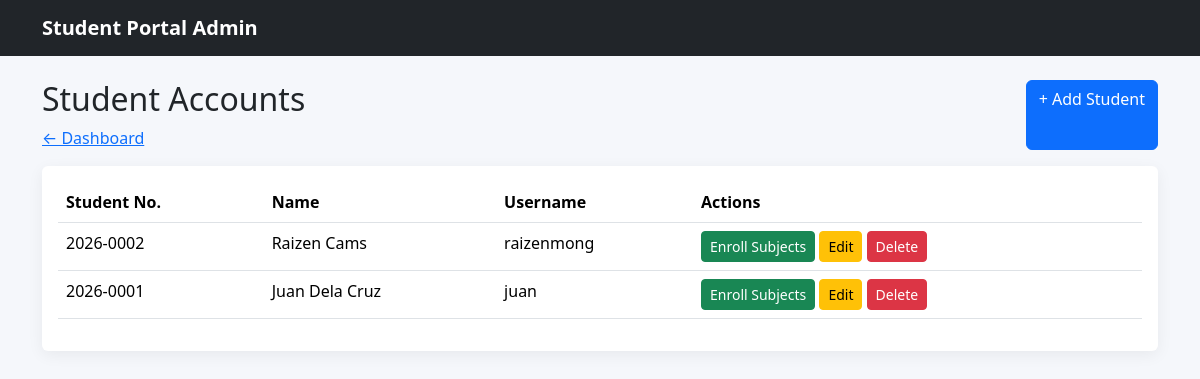
The app's page /CRUDGABRIEL/admin/students/index.php (signed in), older data.
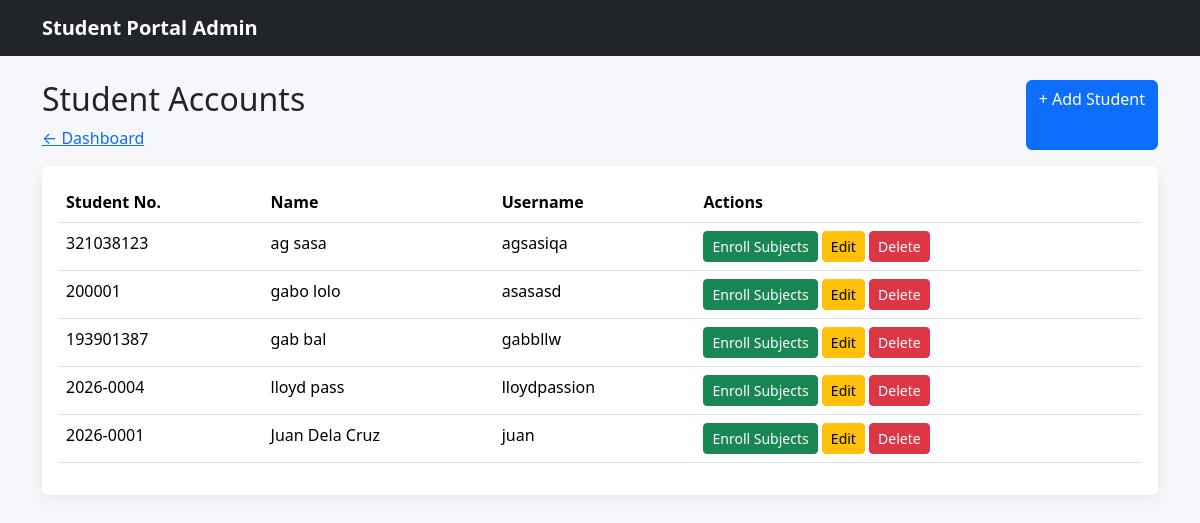
The same page, newer data.
### tables this page shows
CREATE TABLE `users` (
  `id` int(11) NOT NULL,
  `student_no` varchar(30) DEFAULT NULL,
  `full_name` varchar(100) NOT NULL,
  `username` varchar(50) NOT NULL,
  `password` varchar(255) NOT NULL,
  `role` enum('admin','student') NOT NULL DEFAULT 'student'
);

### CRUDGABRIEL/admin/students/index.php (the view, shortened to what this page needs)
<?php
    include "../../config/database.php";
    $sql = "SELECT * FROM users WHERE role = 'student' ORDER BY id DESC";
    $result = mysqli_query($conn, $sql);
?>
<!doctype html>
<html lang="en">
<head>
    <link
        href="../../assets/vendor/bootstrap/css/bootstrap.min.css"
        rel="stylesheet"
    >
    <link
        href="../../assets/css/style.css"
        rel="stylesheet"
    >
</head>
<body>
    <nav class="navbar navbar-dark bg-dark">
        <div class="container">
            <a
                class="navbar-brand"
                href="dashboard.html"
            >
                Student Portal Admin
            </a>
        </div>
    </nav>
    <div class="container py-4">
        <div class="d-flex justify-content-between mb-3">
            <div>
                <h2>Student Accounts</h2>
                <a href="../dashboard.php">
                    ← Dashboard
                </a>
            </div>
            <a
                class="btn btn-primary"
                href="create.php"
            >
                + Add Student
            </a>
        </div>
        <div class="card">
            <div class="card-body">
                <table class="table table-hover">
                    <thead>
                        <tr>
                            <th>Student No.</th>
                            <th>Name</th>
                            <th>Username</th>
                            <th>Actions</th>
                        </tr>
                    </thead>
                    <tbody>
                         <?php while($row = mysqli_fetch_assoc($result)){?>
                        <tr>
                            <td><?php echo htmlspecialchars($row ["student_no"]);?></td>
                            <td>
                                <?php echo htmlspecialchars($row ["full_name"]);?>
                            </td>
                            <td>
                                <?php echo htmlspecialchars($row ["username"]);?>
                            </td>
                            <td>
                                <a
                                    class="btn btn-success btn-sm"
                                    href="enroll.html"
                                >
                                    Enroll Subjects
                                </a>
                                <a
                                    class="btn btn-warning btn-sm"
                                    href="student_form.html"
                                >
                                    Edit
                                </a>
                                <button
                                    class="btn btn-danger btn-sm"
                                >
                                    Delete
                                </button>
                            </td>
                        </tr>
                        <?php }?>
                    </tbody>
                </table>
            </div>
        </div>
    </div>
</body>
</html>

### CRUDGABRIEL/assets/css/style.css (style rules this page uses)
body { background: #f5f7fb; }
.navbar-brand { font-weight: 700; }
.card { border: 0; box-shadow: 0 0.25rem 1rem rgba(0,0,0,.06); }

Row changes from the older to the newer data that the page shows:
added users: student_no "321038123", full_name "ag sasa", username "agsasiqa"
added users: student_no "200001", full_name "gabo lolo", username "asasasd"
added users: student_no "193901387", full_name "gab bal", username "gabbllw"
changed users: student_no "2026-0002" → "2026-0004"; full_name "Raizen Cams" → "lloyd pass"; username "raizenmong" → "lloydpassion"
